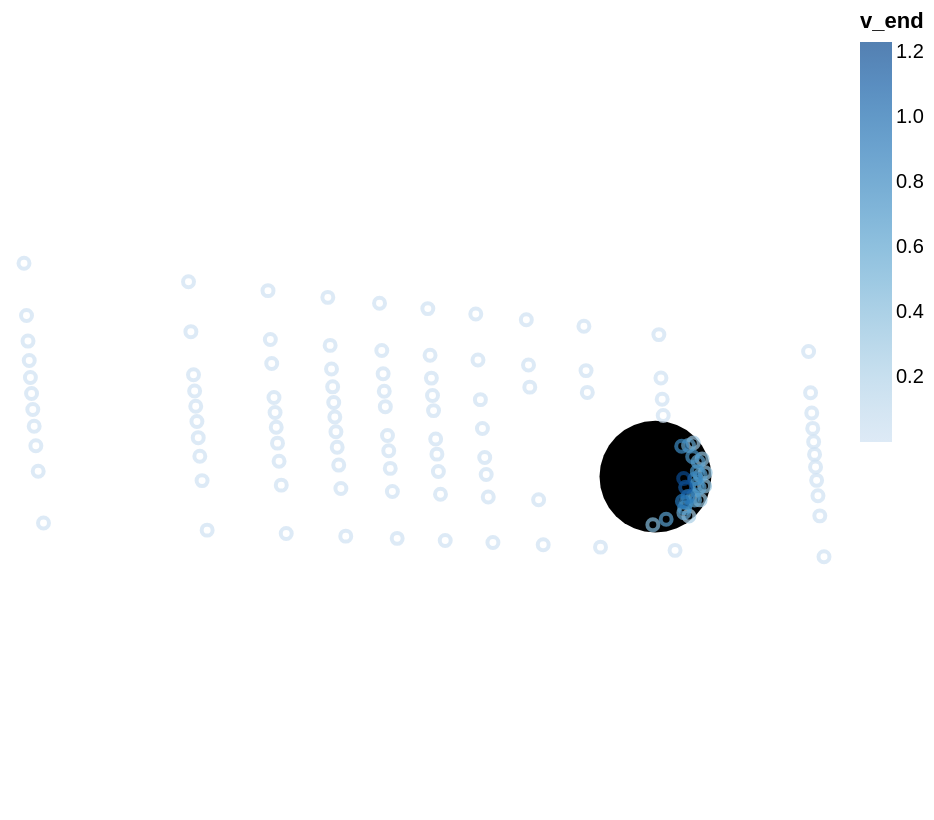

Notebook code cell kept with this figure:
### Code cell
(hole_plot + end_point_plot)

### Figure 1 — Vega-Lite specification as saved in the notebook (floating-point values rounded to 4 significant figures)
{"config": {"view": {"continuousWidth": 400, "continuousHeight": 300}}, "layer": [{"data": {"name": "data-1f2085984b5266c946bf455742b513c8"}, "mark": {"type": "geoshape", "color": "black"}}, {"data": {"name": "data-5236d3729d0f1edccb570bcdc811df58"}, "mark": "point", "encoding": {"color": {"field": "v_end", "type": "quantitative"}, "latitude": {"field": "y", "type": "quantitative"}, "longitude": {"field": "x", "type": "quantitative"}, "tooltip": [{"field": "v_init", "type": "quantitative"}, {"field": "theta", "type": "quantitative"}, {"field": "x", "type": "quantitative"}, {"field": "y", "type": "quantitative"}, {"field": "v_end", "type": "quantitative"}]}, "height": 400, "width": 400}], "$schema": "https://vega.github.io/schema/vega-lite/v4.17.0.json", "datasets": {"data-1f2085984b5266c946bf455742b513c8": [{"type": "Feature", "geometry": {"type": "Polygon", "coordinates": [[[0.054, 0.0], [0.05296, -0.01053], [0.04989, -0.02066], [0.0449, -0.03], [0.03818, -0.03818], [0.03, -0.0449], [0.02066, -0.04989], [0.01053, -0.05296], [3.307e-18, -0.054], [-0.01053, -0.05296], [-0.02066, -0.04989], [-0.03, -0.0449], [-0.03818, -0.03818], [-0.0449, -0.03], [-0.04989, -0.02066], [-0.05296, -0.01053], [-0.054, -6.613e-18], [-0.05296, 0.01053], [-0.04989, 0.02066], [-0.0449, 0.03], [-0.03818, 0.03818], [-0.03, 0.0449], [-0.02066, 0.04989], [-0.01053, 0.05296], [-9.92e-18, 0.054], [0.01053, 0.05296], [0.02066, 0.04989], [0.03, 0.0449], [0.03818, 0.03818], [0.0449, 0.03], [0.04989, 0.02066], [0.05296, 0.01053], [0.054, 0.0]]]}}], "data-5236d3729d0f1edccb570bcdc811df58": [{"v_init": 3.012, "theta": 3.107, "x": 0.1478, "y": 0.1208, "vx_end": -6.007e-05, "vy_end": 0.0001567, "v_end": 0.0001678}, {"v_init": 3.012, "theta": 3.121, "x": 0.1497, "y": 0.08096, "vx_end": -4.58e-05, "vy_end": 0.0001232, "v_end": 0.0001315}, {"v_init": 3.012, "theta": 3.128, "x": 0.1509, "y": 0.0614, "vx_end": -5.703e-05, "vy_end": 0.000147, "v_end": 0.0001577}, {"v_init": 3.012, "theta": 3.133, "x": 0.1518, "y": 0.04655, "vx_end": -0.0004016, "vy_end": 0.0007411, "v_end": 0.0008429}, {"v_init": 3.012, "theta": 3.137, "x": 0.1527, "y": 0.03361, "vx_end": -0.0001754, "vy_end": 0.0003709, "v_end": 0.0004103}, {"v_init": 3.012, "theta": 3.142, "x": 0.1536, "y": 0.02145, "vx_end": -2.898e-05, "vy_end": 8.224e-05, "v_end": 8.72e-05}, {"v_init": 3.012, "theta": 3.146, "x": 0.1545, "y": 0.009297, "vx_end": -0.0005818, "vy_end": 0.0009906, "v_end": 0.001149}, {"v_init": 3.012, "theta": 3.15, "x": 0.1556, "y": -0.003608, "vx_end": -0.0003388, "vy_end": 0.0006313, "v_end": 0.0007165}, {"v_init": 3.012, "theta": 3.155, "x": 0.1568, "y": -0.01842, "vx_end": -4.648e-06, "vy_end": 1.739e-05, "v_end": 1.8e-05}, {"v_init": 3.012, "theta": 3.162, "x": 0.1586, "y": -0.03787, "vx_end": -1.403e-05, "vy_end": 4.376e-05, "v_end": 4.596e-05}, {"v_init": 3.012, "theta": 3.176, "x": 0.1627, "y": -0.07739, "vx_end": -1.204e-06, "vy_end": 5.464e-06, "v_end": 5.595e-06}, {"v_init": 3.087, "theta": 3.107, "x": 0.0033, "y": 0.1371, "vx_end": -0.0003209, "vy_end": 0.0006361, "v_end": 0.0007125}, {"v_init": 3.087, "theta": 3.121, "x": 0.005305, "y": 0.0952, "vx_end": -0.0002323, "vy_end": 0.0004792, "v_end": 0.0005325}, {"v_init": 3.087, "theta": 3.128, "x": 0.006498, "y": 0.07465, "vx_end": -0.0002138, "vy_end": 0.0004434, "v_end": 0.0004922}, {"v_init": 3.087, "theta": 3.133, "x": 0.007497, "y": 0.05904, "vx_end": -0.0005585, "vy_end": 0.0009768, "v_end": 0.001125}, {"v_init": 3.087, "theta": 3.137, "x": 0.03652, "y": 0.03241, "vx_end": -0.2856, "vy_end": 0.1075, "v_end": 0.3052}, {"v_init": 3.087, "theta": 3.142, "x": 0.04506, "y": 0.01702, "vx_end": -0.3235, "vy_end": 0.1138, "v_end": 0.343}, {"v_init": 3.087, "theta": 3.146, "x": 0.04802, "y": 0.003742, "vx_end": -0.3329, "vy_end": 0.1141, "v_end": 0.3519}, {"v_init": 3.087, "theta": 3.15, "x": 0.04745, "y": -0.009061, "vx_end": -0.3255, "vy_end": 0.1112, "v_end": 0.344}, {"v_init": 3.087, "theta": 3.155, "x": 0.04311, "y": -0.02246, "vx_end": -0.2982, "vy_end": 0.1045, "v_end": 0.316}, {"v_init": 3.087, "theta": 3.162, "x": 0.03225, "y": -0.03804, "vx_end": -0.2254, "vy_end": 0.08763, "v_end": 0.2418}, {"v_init": 3.087, "theta": 3.176, "x": 0.01892, "y": -0.07118, "vx_end": -0.0006505, "vy_end": 0.001053, "v_end": 0.001238}, {"v_init": 3.124, "theta": 3.107, "x": -0.06903, "y": 0.1452, "vx_end": -0.0001703, "vy_end": 0.0003767, "v_end": 0.0004134}, {"v_init": 3.124, "theta": 3.121, "x": -0.06698, "y": 0.1023, "vx_end": -5.975e-05, "vy_end": 0.0001549, "v_end": 0.000166}, {"v_init": 3.124, "theta": 3.128, "x": -0.06576, "y": 0.08128, "vx_end": -3.063e-05, "vy_end": 8.785e-05, "v_end": 9.304e-05}, {"v_init": 3.124, "theta": 3.133, "x": 0.03195, "y": 0.03, "vx_end": -0.5391, "vy_end": 0.1514, "v_end": 0.56}, {"v_init": 3.124, "theta": 3.137, "x": 0.0412, "y": 0.0143, "vx_end": -0.5628, "vy_end": 0.1516, "v_end": 0.5829}, {"v_init": 3.124, "theta": 3.142, "x": 0.04334, "y": 0.001382, "vx_end": -0.5665, "vy_end": 0.1495, "v_end": 0.5859}, {"v_init": 3.124, "theta": 3.146, "x": 0.04215, "y": -0.01064, "vx_end": -0.5608, "vy_end": 0.1465, "v_end": 0.5796}, {"v_init": 3.124, "theta": 3.15, "x": 0.03777, "y": -0.02259, "vx_end": -0.5458, "vy_end": 0.1424, "v_end": 0.564}, {"v_init": 3.124, "theta": 3.155, "x": 0.02745, "y": -0.03493, "vx_end": -0.5119, "vy_end": 0.136, "v_end": 0.5297}, {"v_init": 3.124, "theta": 3.162, "x": -0.002505, "y": -0.04643, "vx_end": -0.4051, "vy_end": 0.1199, "v_end": 0.4225}, {"v_init": 3.124, "theta": 3.176, "x": -0.05303, "y": -0.06807, "vx_end": -0.000278, "vy_end": 0.0005239, "v_end": 0.0005931}, {"v_init": 3.152, "theta": 3.107, "x": -0.1246, "y": 0.1515, "vx_end": -0.0002267, "vy_end": 0.0004784, "v_end": 0.0005294}, {"v_init": 3.152, "theta": 3.121, "x": -0.1225, "y": 0.1078, "vx_end": -8.71e-05, "vy_end": 0.0002125, "v_end": 0.0002297}, {"v_init": 3.152, "theta": 3.128, "x": -0.1213, "y": 0.08637, "vx_end": -4.6e-05, "vy_end": 0.0001237, "v_end": 0.000132}, {"v_init": 3.152, "theta": 3.133, "x": 0.03594, "y": 0.01912, "vx_end": -0.6892, "vy_end": 0.1678, "v_end": 0.7093}, {"v_init": 3.152, "theta": 3.137, "x": 0.04045, "y": 0.004867, "vx_end": -0.6976, "vy_end": 0.1653, "v_end": 0.7169}, {"v_init": 3.152, "theta": 3.142, "x": 0.04014, "y": -0.007432, "vx_end": -0.6952, "vy_end": 0.1621, "v_end": 0.7138}, {"v_init": 3.152, "theta": 3.146, "x": 0.03644, "y": -0.01894, "vx_end": -0.6849, "vy_end": 0.1583, "v_end": 0.703}, {"v_init": 3.152, "theta": 3.15, "x": 0.0282, "y": -0.03018, "vx_end": -0.6637, "vy_end": 0.1537, "v_end": 0.6812}, {"v_init": 3.152, "theta": 3.155, "x": 0.01034, "y": -0.04114, "vx_end": -0.6172, "vy_end": 0.1467, "v_end": 0.6344}, {"v_init": 3.152, "theta": 3.162, "x": -0.1127, "y": -0.02239, "vx_end": -0.0003588, "vy_end": 0.0006579, "v_end": 0.0007494}, {"v_init": 3.152, "theta": 3.176, "x": -0.1083, "y": -0.06568, "vx_end": -0.0002012, "vy_end": 0.0004016, "v_end": 0.0004491}, {"v_init": 3.177, "theta": 3.107, "x": -0.1734, "y": 0.1569, "vx_end": -6.445e-05, "vy_end": 0.0001679, "v_end": 0.0001798}, {"v_init": 3.177, "theta": 3.121, "x": -0.1713, "y": 0.1126, "vx_end": -0.0006023, "vy_end": 0.001059, "v_end": 0.001219}, {"v_init": 3.177, "theta": 3.128, "x": 0.02529, "y": 0.02938, "vx_end": -0.772, "vy_end": 0.1791, "v_end": 0.7925}, {"v_init": 3.177, "theta": 3.133, "x": -0.169, "y": 0.07431, "vx_end": -0.0001114, "vy_end": 0.000258, "v_end": 0.000281}, {"v_init": 3.177, "theta": 3.137, "x": 0.03842, "y": -0.001954, "vx_end": -0.7953, "vy_end": 0.173, "v_end": 0.8139}, {"v_init": 3.177, "theta": 3.142, "x": -0.167, "y": 0.04639, "vx_end": -0.0003325, "vy_end": 0.0006333, "v_end": 0.0007153}, {"v_init": 3.177, "theta": 3.146, "x": 0.02974, "y": -0.02489, "vx_end": -0.7748, "vy_end": 0.1651, "v_end": 0.7922}, {"v_init": 3.177, "theta": 3.15, "x": -0.1648, "y": 0.01851, "vx_end": -0.0005836, "vy_end": 0.0009974, "v_end": 0.001156}, {"v_init": 3.177, "theta": 3.155, "x": -0.1634, "y": 0.002035, "vx_end": -0.0001426, "vy_end": 0.0003092, "v_end": 0.0003405}, {"v_init": 3.177, "theta": 3.162, "x": -0.1614, "y": -0.01961, "vx_end": -8.543e-05, "vy_end": 0.0002002, "v_end": 0.0002177}, {"v_init": 3.177, "theta": 3.176, "x": -0.1569, "y": -0.06358, "vx_end": -0.0006603, "vy_end": 0.001072, "v_end": 0.001259}, {"v_init": 3.2, "theta": 3.107, "x": -0.2197, "y": 0.1621, "vx_end": -0.0006493, "vy_end": 0.001146, "v_end": 0.001317}, {"v_init": 3.2, "theta": 3.121, "x": -0.2175, "y": 0.1172, "vx_end": -0.0004395, "vy_end": 0.0008179, "v_end": 0.0009285}, {"v_init": 3.2, "theta": 3.128, "x": -0.2162, "y": 0.09508, "vx_end": -0.0003649, "vy_end": 0.000696, "v_end": 0.0007858}, {"v_init": 3.2, "theta": 3.133, "x": -0.2152, "y": 0.07831, "vx_end": -0.0006797, "vy_end": 0.001155, "v_end": 0.001341}, {"v_init": 3.2, "theta": 3.137, "x": -0.2142, "y": 0.06371, "vx_end": -0.0003735, "vy_end": 0.0007018, "v_end": 0.000795}, {"v_init": 3.2, "theta": 3.142, "x": 0.03131, "y": -0.01911, "vx_end": -0.8675, "vy_end": 0.1742, "v_end": 0.8848}, {"v_init": 3.2, "theta": 3.146, "x": -0.2121, "y": 0.03627, "vx_end": -0.0006767, "vy_end": 0.001134, "v_end": 0.001321}, {"v_init": 3.2, "theta": 3.15, "x": -0.2109, "y": 0.0217, "vx_end": -0.0003674, "vy_end": 0.0006824, "v_end": 0.000775}, {"v_init": 3.2, "theta": 3.155, "x": -0.2095, "y": 0.00498, "vx_end": -0.0006891, "vy_end": 0.001138, "v_end": 0.00133}, {"v_init": 3.2, "theta": 3.162, "x": -0.2075, "y": -0.01698, "vx_end": -0.0006077, "vy_end": 0.001019, "v_end": 0.001186}, {"v_init": 3.2, "theta": 3.176, "x": -0.2029, "y": -0.06159, "vx_end": -0.0003892, "vy_end": 0.0006945, "v_end": 0.0007961}, {"v_init": 3.223, "theta": 3.107, "x": -0.2663, "y": 0.1674, "vx_end": -0.0005103, "vy_end": 0.000941, "v_end": 0.00107}, {"v_init": 3.223, "theta": 3.121, "x": -0.2641, "y": 0.1218, "vx_end": -0.0002849, "vy_end": 0.0005719, "v_end": 0.0006389}, {"v_init": 3.223, "theta": 3.128, "x": -0.2628, "y": 0.09936, "vx_end": -0.0002037, "vy_end": 0.0004299, "v_end": 0.0004757}, {"v_init": 3.223, "theta": 3.133, "x": -0.2617, "y": 0.08234, "vx_end": -0.0004915, "vy_end": 0.000886, "v_end": 0.001013}, {"v_init": 3.223, "theta": 3.137, "x": -0.2607, "y": 0.06753, "vx_end": -0.0001951, "vy_end": 0.0004103, "v_end": 0.0004543}, {"v_init": 3.223, "theta": 3.142, "x": 0.02599, "y": -0.02383, "vx_end": -0.9391, "vy_end": 0.1781, "v_end": 0.9558}, {"v_init": 3.223, "theta": 3.146, "x": -0.2586, "y": 0.03969, "vx_end": -0.0004628, "vy_end": 0.0008308, "v_end": 0.000951}, {"v_init": 3.223, "theta": 3.15, "x": -0.2574, "y": 0.02491, "vx_end": -0.0001675, "vy_end": 0.0003561, "v_end": 0.0003935}, {"v_init": 3.223, "theta": 3.155, "x": -0.2559, "y": 0.007949, "vx_end": -0.0004571, "vy_end": 0.0008135, "v_end": 0.0009331}, {"v_init": 3.223, "theta": 3.162, "x": -0.2539, "y": -0.01433, "vx_end": -0.0003673, "vy_end": 0.0006737, "v_end": 0.0007673}, {"v_init": 3.223, "theta": 3.176, "x": -0.2493, "y": -0.05959, "vx_end": -0.0001431, "vy_end": 0.0003037, "v_end": 0.0003357}, {"v_init": 3.248, "theta": 3.107, "x": -0.3162, "y": 0.173, "vx_end": -0.0003216, "vy_end": 0.0006429, "v_end": 0.0007188}, {"v_init": 3.248, "theta": 3.121, "x": -0.314, "y": 0.1267, "vx_end": -9.285e-05, "vy_end": 0.0002252, "v_end": 0.0002436}, {"v_init": 3.248, "theta": 3.128, "x": -0.3126, "y": 0.1039, "vx_end": -1.803e-05, "vy_end": 5.667e-05, "v_end": 5.947e-05}, {"v_init": 3.248, "theta": 3.133, "x": -0.3115, "y": 0.08665, "vx_end": -0.0002561, "vy_end": 0.0005173, "v_end": 0.0005773}, {"v_init": 3.248, "theta": 3.137, "x": -0.3105, "y": 0.07162, "vx_end": -1.237e-06, "vy_end": 5.877e-06, "v_end": 6.006e-06}, {"v_init": 3.248, "theta": 3.142, "x": -0.3095, "y": 0.05748, "vx_end": -0.0004496, "vy_end": 0.0008162, "v_end": 0.0009319}, {"v_init": 3.248, "theta": 3.146, "x": -0.3084, "y": 0.04335, "vx_end": -0.0002059, "vy_end": 0.0004253, "v_end": 0.0004725}, {"v_init": 3.248, "theta": 3.15, "x": -0.3072, "y": 0.02834, "vx_end": -0.0006589, "vy_end": 0.001107, "v_end": 0.001288}, {"v_init": 3.248, "theta": 3.155, "x": -0.3057, "y": 0.01113, "vx_end": -0.0001826, "vy_end": 0.0003809, "v_end": 0.0004224}, {"v_init": 3.248, "theta": 3.162, "x": -0.3036, "y": -0.0115, "vx_end": -9.332e-05, "vy_end": 0.0002162, "v_end": 0.0002355}, {"v_init": 3.248, "theta": 3.176, "x": -0.2989, "y": -0.05744, "vx_end": -0.0005899, "vy_end": 0.0009808, "v_end": 0.001145}, {"v_init": 3.276, "theta": 3.107, "x": -0.3739, "y": 0.1795, "vx_end": -0.000382, "vy_end": 0.0007421, "v_end": 0.0008347}, {"v_init": 3.276, "theta": 3.121, "x": -0.3717, "y": 0.1324, "vx_end": -0.0001214, "vy_end": 0.000282, "v_end": 0.0003071}, {"v_init": 3.276, "theta": 3.128, "x": -0.3703, "y": 0.1092, "vx_end": -3.219e-05, "vy_end": 9.228e-05, "v_end": 9.773e-05}, {"v_init": 3.276, "theta": 3.133, "x": 0.0291, "y": -0.01029, "vx_end": -1.111, "vy_end": 0.1942, "v_end": 1.128}, {"v_init": 3.276, "theta": 3.137, "x": -0.3682, "y": 0.07635, "vx_end": -1.684e-06, "vy_end": 7.639e-06, "v_end": 7.822e-06}, {"v_init": 3.276, "theta": 3.142, "x": -0.3671, "y": 0.06196, "vx_end": -0.0004413, "vy_end": 0.000805, "v_end": 0.0009181}, {"v_init": 3.276, "theta": 3.146, "x": -0.366, "y": 0.04759, "vx_end": -0.0001907, "vy_end": 0.0003996, "v_end": 0.0004428}, {"v_init": 3.276, "theta": 3.15, "x": -0.3648, "y": 0.03232, "vx_end": -0.0006305, "vy_end": 0.001069, "v_end": 0.001241}, {"v_init": 3.276, "theta": 3.155, "x": -0.3633, "y": 0.0148, "vx_end": -0.0001497, "vy_end": 0.0003236, "v_end": 0.0003565}, {"v_init": 3.276, "theta": 3.162, "x": -0.3611, "y": -0.008213, "vx_end": -5.265e-05, "vy_end": 0.0001344, "v_end": 0.0001444}, {"v_init": 3.276, "theta": 3.176, "x": -0.3564, "y": -0.05496, "vx_end": -0.0005042, "vy_end": 0.0008632, "v_end": 0.0009997}, {"v_init": 3.313, "theta": 3.107, "x": -0.4507, "y": 0.1881, "vx_end": -0.000228, "vy_end": 0.0004848, "v_end": 0.0005357}, {"v_init": 3.313, "theta": 3.121, "x": -0.4484, "y": 0.1399, "vx_end": -0.0006582, "vy_end": 0.001148, "v_end": 0.001323}, {"v_init": 3.313, "theta": 3.128, "x": 0.02723, "y": -0.001836, "vx_end": -1.213, "vy_end": 0.2039, "v_end": 1.23}, {"v_init": 3.313, "theta": 3.133, "x": -0.4458, "y": 0.09828, "vx_end": -6.19e-05, "vy_end": 0.000159, "v_end": 0.0001706}, {"v_init": 3.313, "theta": 3.137, "x": -0.4448, "y": 0.08263, "vx_end": -0.0004522, "vy_end": 0.0008269, "v_end": 0.0009424}, {"v_init": 3.313, "theta": 3.142, "x": -0.4437, "y": 0.06792, "vx_end": -0.000191, "vy_end": 0.0004029, "v_end": 0.0004459}, {"v_init": 3.313, "theta": 3.146, "x": -0.4426, "y": 0.05321, "vx_end": -0.000683, "vy_end": 0.001151, "v_end": 0.001338}, {"v_init": 3.313, "theta": 3.15, "x": -0.4413, "y": 0.0376, "vx_end": -0.0003376, "vy_end": 0.0006397, "v_end": 0.0007233}, {"v_init": 3.313, "theta": 3.155, "x": -0.4397, "y": 0.01969, "vx_end": -0.0006102, "vy_end": 0.001036, "v_end": 0.001202}, {"v_init": 3.313, "theta": 3.162, "x": -0.4376, "y": -0.003852, "vx_end": -0.0004708, "vy_end": 0.000831, "v_end": 0.0009551}, {"v_init": 3.313, "theta": 3.176, "x": -0.4327, "y": -0.05166, "vx_end": -0.0001528, "vy_end": 0.0003223, "v_end": 0.0003567}, {"v_init": 3.388, "theta": 3.107, "x": -0.6094, "y": 0.206, "vx_end": -0.0005116, "vy_end": 0.0009512, "v_end": 0.00108}, {"v_init": 3.388, "theta": 3.121, "x": -0.607, "y": 0.1556, "vx_end": -0.0001372, "vy_end": 0.0003142, "v_end": 0.0003429}, {"v_init": 3.388, "theta": 3.128, "x": -0.6056, "y": 0.1308, "vx_end": -8.225e-06, "vy_end": 2.951e-05, "v_end": 3.063e-05}, {"v_init": 3.388, "theta": 3.133, "x": -0.6044, "y": 0.112, "vx_end": -0.0001921, "vy_end": 0.0004101, "v_end": 0.0004529}, {"v_init": 3.388, "theta": 3.137, "x": -0.6033, "y": 0.09564, "vx_end": -0.0005846, "vy_end": 0.001026, "v_end": 0.001181}, {"v_init": 3.388, "theta": 3.142, "x": -0.6021, "y": 0.08025, "vx_end": -0.0002899, "vy_end": 0.0005721, "v_end": 0.0006414}, {"v_init": 3.388, "theta": 3.146, "x": -0.601, "y": 0.06487, "vx_end": -3.571e-05, "vy_end": 9.933e-05, "v_end": 0.0001056}, {"v_init": 3.388, "theta": 3.15, "x": -0.5996, "y": 0.04854, "vx_end": -0.0003949, "vy_end": 0.0007312, "v_end": 0.000831}, {"v_init": 3.388, "theta": 3.155, "x": -0.598, "y": 0.0298, "vx_end": -0.0006403, "vy_end": 0.001083, "v_end": 0.001258}, {"v_init": 3.388, "theta": 3.162, "x": -0.5957, "y": 0.005173, "vx_end": -0.0004616, "vy_end": 0.0008201, "v_end": 0.0009411}, {"v_init": 3.388, "theta": 3.176, "x": -0.5906, "y": -0.04483, "vx_end": -7.963e-05, "vy_end": 0.000188, "v_end": 0.0002042}]}}
